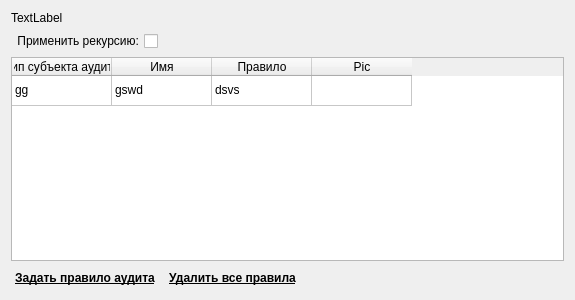
<?xml version="1.0" encoding="UTF-8"?>
<ui version="4.0">
 <class>audit_settings</class>
 <widget class="QWidget" name="audit_settings">
  <property name="geometry">
   <rect>
    <x>0</x>
    <y>0</y>
    <width>575</width>
    <height>300</height>
   </rect>
  </property>
  <property name="minimumSize">
   <size>
    <width>575</width>
    <height>300</height>
   </size>
  </property>
  <property name="windowTitle">
   <string>Form</string>
  </property>
  <layout class="QGridLayout" name="gridLayout">
   <item row="5" column="0">
    <layout class="QHBoxLayout" name="horizontalLayout">
     <item>
      <widget class="QPushButton" name="pushButton_2">
       <property name="sizePolicy">
        <sizepolicy hsizetype="Fixed" vsizetype="Fixed">
         <horstretch>0</horstretch>
         <verstretch>0</verstretch>
        </sizepolicy>
       </property>
       <property name="maximumSize">
        <size>
         <width>163</width>
         <height>16777215</height>
        </size>
       </property>
       <property name="palette">
        <palette>
         <active>
          <colorrole role="WindowText">
           <brush brushstyle="SolidPattern">
            <color alpha="255">
             <red>0</red>
             <green>0</green>
             <blue>127</blue>
            </color>
           </brush>
          </colorrole>
         </active>
         <inactive>
          <colorrole role="WindowText">
           <brush brushstyle="SolidPattern">
            <color alpha="255">
             <red>0</red>
             <green>0</green>
             <blue>127</blue>
            </color>
           </brush>
          </colorrole>
         </inactive>
         <disabled>
          <colorrole role="WindowText">
           <brush brushstyle="SolidPattern">
            <color alpha="255">
             <red>128</red>
             <green>128</green>
             <blue>128</blue>
            </color>
           </brush>
          </colorrole>
         </disabled>
        </palette>
       </property>
       <property name="font">
        <font>
         <family>Arimo</family>
         <weight>75</weight>
         <bold>true</bold>
         <underline>true</underline>
        </font>
       </property>
       <property name="text">
        <string>Задать правило аудита</string>
       </property>
       <property name="flat">
        <bool>true</bool>
       </property>
      </widget>
     </item>
     <item>
      <widget class="QPushButton" name="pushButton">
       <property name="sizePolicy">
        <sizepolicy hsizetype="Fixed" vsizetype="Fixed">
         <horstretch>0</horstretch>
         <verstretch>0</verstretch>
        </sizepolicy>
       </property>
       <property name="maximumSize">
        <size>
         <width>148</width>
         <height>16777215</height>
        </size>
       </property>
       <property name="palette">
        <palette>
         <active>
          <colorrole role="WindowText">
           <brush brushstyle="SolidPattern">
            <color alpha="255">
             <red>0</red>
             <green>0</green>
             <blue>127</blue>
            </color>
           </brush>
          </colorrole>
         </active>
         <inactive>
          <colorrole role="WindowText">
           <brush brushstyle="SolidPattern">
            <color alpha="255">
             <red>0</red>
             <green>0</green>
             <blue>127</blue>
            </color>
           </brush>
          </colorrole>
         </inactive>
         <disabled>
          <colorrole role="WindowText">
           <brush brushstyle="SolidPattern">
            <color alpha="255">
             <red>128</red>
             <green>128</green>
             <blue>128</blue>
            </color>
           </brush>
          </colorrole>
         </disabled>
        </palette>
       </property>
       <property name="font">
        <font>
         <family>Arimo</family>
         <weight>75</weight>
         <bold>true</bold>
         <underline>true</underline>
        </font>
       </property>
       <property name="text">
        <string>Удалить все правила</string>
       </property>
       <property name="flat">
        <bool>true</bool>
       </property>
      </widget>
     </item>
     <item>
      <spacer name="horizontalSpacer">
       <property name="orientation">
        <enum>Qt::Horizontal</enum>
       </property>
       <property name="sizeHint" stdset="0">
        <size>
         <width>40</width>
         <height>20</height>
        </size>
       </property>
      </spacer>
     </item>
    </layout>
   </item>
   <item row="4" column="0">
    <widget class="QTableWidget" name="tableWidget">
     <attribute name="verticalHeaderVisible">
      <bool>false</bool>
     </attribute>
     <row>
      <property name="text">
       <string>Новая строка</string>
      </property>
     </row>
     <column>
      <property name="text">
       <string>Тип субъекта аудита</string>
      </property>
     </column>
     <column>
      <property name="text">
       <string>Имя</string>
      </property>
     </column>
     <column>
      <property name="text">
       <string>Правило</string>
      </property>
     </column>
     <column>
      <property name="text">
       <string>Pic</string>
      </property>
     </column>
     <item row="0" column="0">
      <property name="text">
       <string>gg</string>
      </property>
     </item>
     <item row="0" column="1">
      <property name="text">
       <string>gswd</string>
      </property>
     </item>
     <item row="0" column="2">
      <property name="text">
       <string>dsvs</string>
      </property>
     </item>
    </widget>
   </item>
   <item row="1" column="0">
    <widget class="QLabel" name="label">
     <property name="text">
      <string>TextLabel</string>
     </property>
    </widget>
   </item>
   <item row="3" column="0">
    <layout class="QHBoxLayout" name="horizontalLayout_2">
     <item>
      <widget class="QCheckBox" name="checkBox">
       <property name="sizePolicy">
        <sizepolicy hsizetype="Fixed" vsizetype="Fixed">
         <horstretch>0</horstretch>
         <verstretch>0</verstretch>
        </sizepolicy>
       </property>
       <property name="maximumSize">
        <size>
         <width>169</width>
         <height>16777215</height>
        </size>
       </property>
       <property name="layoutDirection">
        <enum>Qt::RightToLeft</enum>
       </property>
       <property name="text">
        <string>Применить рекурсию:</string>
       </property>
      </widget>
     </item>
     <item>
      <spacer name="horizontalSpacer_2">
       <property name="orientation">
        <enum>Qt::Horizontal</enum>
       </property>
       <property name="sizeHint" stdset="0">
        <size>
         <width>40</width>
         <height>20</height>
        </size>
       </property>
      </spacer>
     </item>
    </layout>
   </item>
  </layout>
 </widget>
 <resources/>
 <connections/>
</ui>
